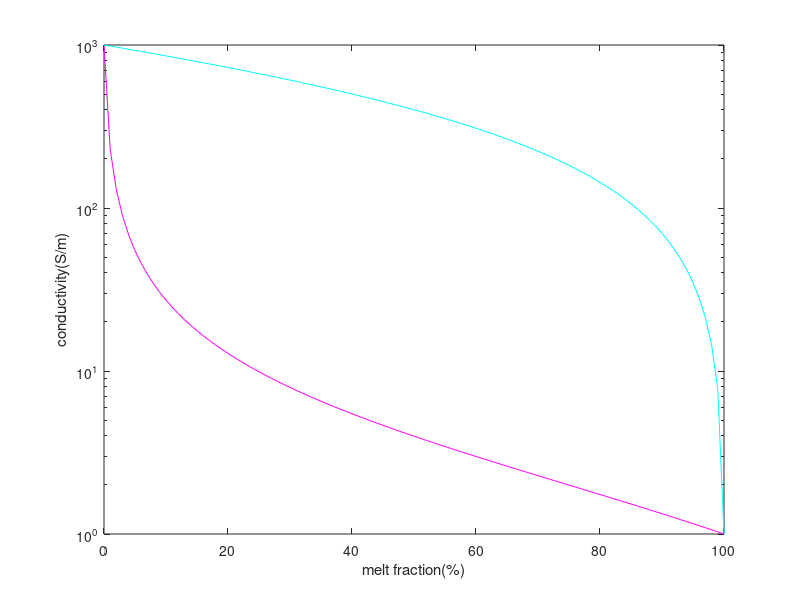

Write the MATLAB code that produced this figure.
%%Hashin-Shtrikman Boundery
%%Hashin Z, Shtrikman S. A Variational approach to the theory of the effective 
%%magnetic permeability of multiphase materials[J]. Journal of Applied Physics, 
%%1962, 33(10): 3125-3131. https://doi.org/10.1063/1.1728579.
%%coded by GuJiangfan@CUGB
%%meltfraction-conductivity 
meltsigma=1;
sigmarock=1000;
phi=0:0.01:1;
phip=phi*100;
sigmahsp=meltsigma+(1-phi).*(1./(1/(sigmarock-meltsigma)+phi/meltsigma/3));
semilogy(phip,sigmahsp,'m');
hold on
sigmahsm=sigmarock+phi.*(1./(1/(meltsigma-sigmarock)+(1-phi)/sigmarock/3));
semilogy(phip,sigmahsm,'c');
hold on
xlabel('melt fraction(%)');
ylabel('conductivity(S/m)');